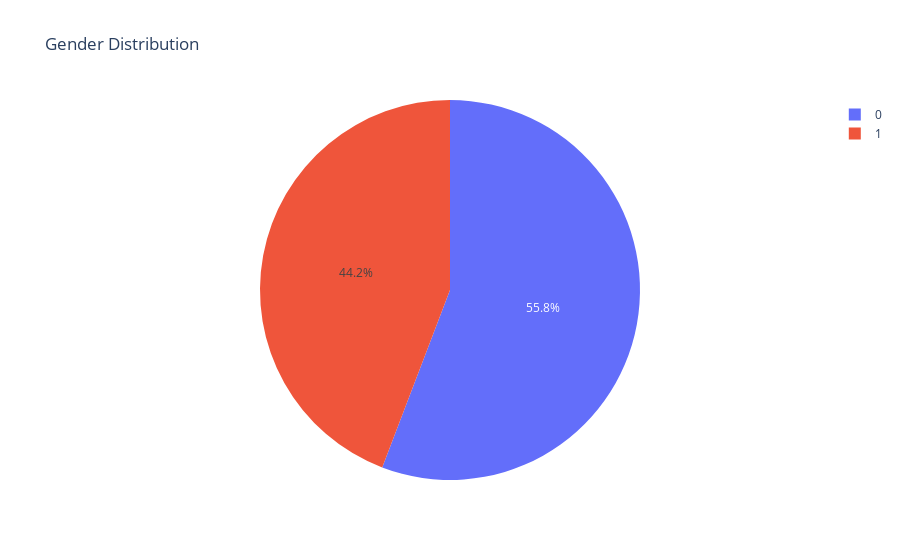

Notebook cell for this chart:
### Markdown cell above
## Gender Distribution

### Code cell
plt = px.pie(df_1, names='sex', title='Gender Distribution')
plt.show()

### Figure 1 — Plotly figure (JSON) as saved in the notebook; plotly's stock layout.template omitted (floating-point values rounded to 4 significant figures; data arrays with more than 128 entries replaced by an {"elided": "..."} marker saying what was removed)
{"data": [{"domain": {"x": [0, 1], "y": [0, 1]}, "hovertemplate": "sex=%{label}<extra></extra>", "labels": {"elided": "3659 int values"}, "legendgroup": "", "name": "", "showlegend": true, "type": "pie"}], "layout": {"autosize": true, "legend": {"tracegroupgap": 0}, "title": {"text": "Gender Distribution"}}}
